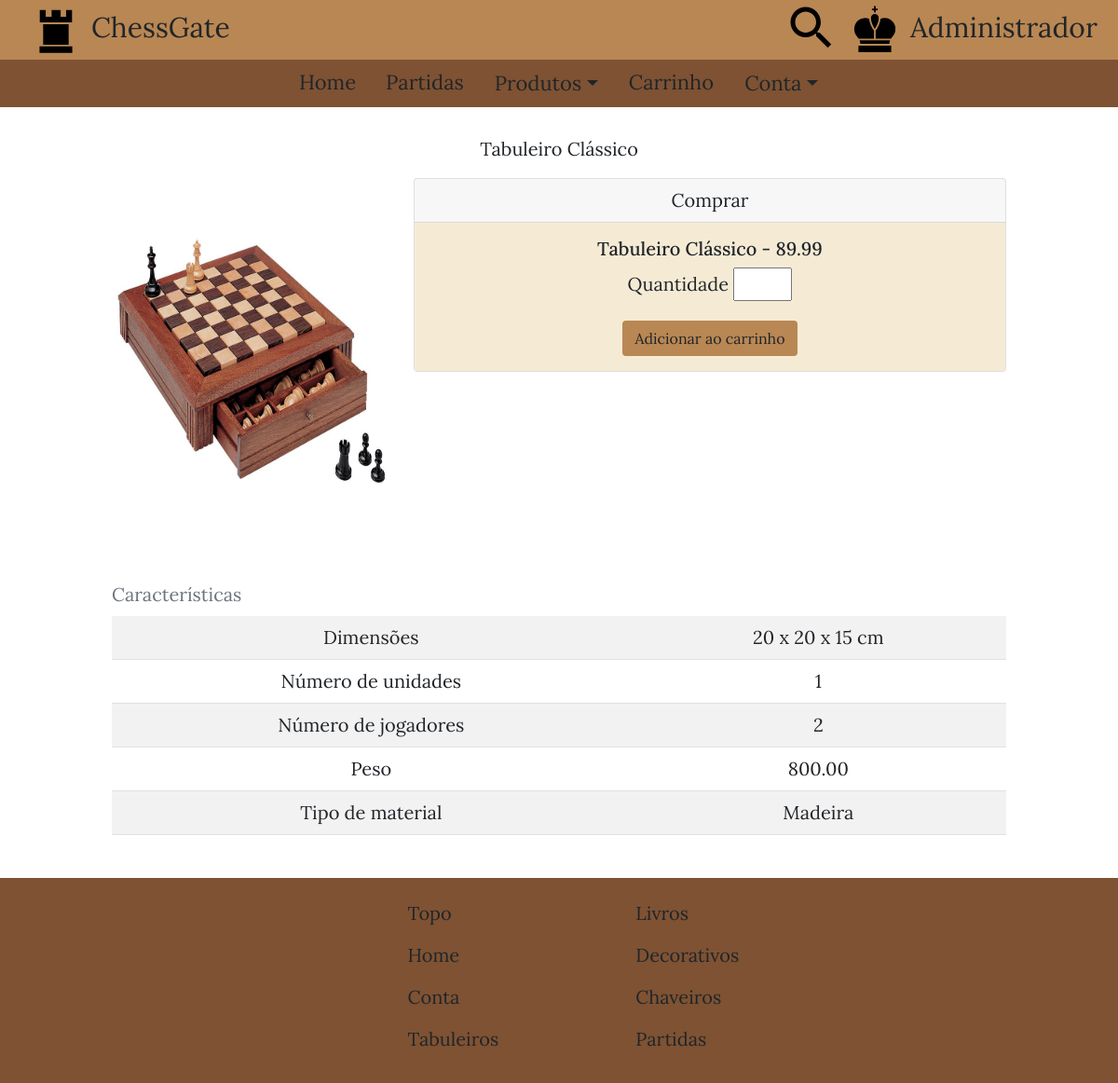
/src/templates/produtos/produto.php?cod_produto=111 (signed in), run on the app's committed database.
### tables this page shows
CREATE TABLE `tabuleiro` (
  `cod_unidade` int(11) NOT NULL,
  `cod_produto` int(11) NOT NULL,
  `dimensoes` varchar(20) NOT NULL,
  `num_jogadores` smallint(6) NOT NULL,
  `peso` decimal(5,2) NOT NULL,
  `num_unidades` smallint(6) NOT NULL,
  `material` varchar(15) NOT NULL,
  PRIMARY KEY (`cod_unidade`,`cod_produto`),
  KEY `cod_produto` (`cod_produto`),
  CONSTRAINT `tabuleiro_ibfk_1` FOREIGN KEY (`cod_produto`) REFERENCES `produto` (`cod_produto`) ON DELETE CASCADE
);

CREATE TABLE `produto` (
  `cod_produto` int(11) NOT NULL,
  `cod_categoria` int(11) NOT NULL,
  `titulo` varchar(20) NOT NULL,
  `preco` decimal(6,2) NOT NULL,
  `imagemURL` varchar(500) NOT NULL,
  PRIMARY KEY (`cod_produto`),
  KEY `cod_categoria` (`cod_categoria`),
  CONSTRAINT `produto_ibfk_1` FOREIGN KEY (`cod_categoria`) REFERENCES `categoria` (`cod_categoria`) ON DELETE CASCADE
);

### src/templates/produtos/produto.php (the view, shortened to what this page needs)
<?php
    $codigoProduto = $_GET["cod_produto"];
    if (isset ($_SESSION["logado"])) {
        $nome = $_SESSION["nome"];
        $logado = $_SESSION["logado"];
    }
    if ($codigoProduto >= 100 && $codigoProduto < 200)
        $categoria = "tabuleiro";
    $conexao = mysqli_connect ($servidor, $usuario, $senhaBanco, $banco);
    if (!$conexao)
        die ("Não foi possível se conectar com o banco: " . mysqli_connection_error ());
    else {
        if ($categoria=="tabuleiro") {
            $query = "SELECT p.titulo, p.preco, p.imagemURL, c.dimensoes,
            c.num_unidades, c.num_jogadores, c.peso, c.material
            FROM produto p INNER JOIN $categoria c ON p.cod_produto = c.cod_produto
            WHERE $codigoProduto=c.cod_produto;";
            $resultado = mysqli_query ($conexao, $query);
            if (mysqli_num_rows ($resultado) > 0) {
                while ($linha = mysqli_fetch_assoc($resultado)) {
                    $tituloProduto = $linha["titulo"];
                    $precoProduto = $linha["preco"];
                    $imagemURL = $linha["imagemURL"];
                    $dimensoesProduto = $linha["dimensoes"];
                    $numUnidadesProduto = $linha["num_unidades"];
                    $numJogadoresProduto = $linha["num_jogadores"];
                    $pesoProduto = $linha["peso"];
                    $materialProduto = $linha["material"];
                }
            }
            else {
                header ("location: ../home.php?cod=404");
                exit();
            }
        }
    }
?>
<!DOCTYPE html>
<html lang="pt-BR">
    <head>
        <link rel="stylesheet" href="../../styles/estrutura_produtos.css" />
        <link rel="stylesheet" href="../../styles/estilos.css" />
        <link href="https://cdn.jsdelivr.net/npm/bootstrap@5.0.0-beta3/dist/css/bootstrap.min.css" rel="stylesheet">
    </head>
    <body id="topo">
        <div class="container-fluid px-0">
            <header>
                <div id="cabecalho">
                    <div id="menu_superior_esquerda">
                        <a href="../home.php">
                            <img src="../../../assets/images/icons/logo_icone.svg" type="image/svg" alt="Logomarca" />
                            ChessGate
                        </a>
                    </div>
                    <div id="menu_superior_direita">
                        <span class="pesquisar_icon">
                            <img src="../../../assets/images/icons/busca_icone.svg" type="image/svg" alt="Ícone de pesquisa" />
                        </span>
                        <a href="../conta/entrar.php">
                            <img src="../../../assets/images/icons/usuario_icone.svg" type="image/svg" alt="Ícone do usuário" />
                            <?php
                                if ($logado) {
                                    echo $nome;
                                }
                                else
                                    echo "Entrar";
                            ?>
                        </a>
                    </div>
                </div>
                <div id="menu_navegacao">
                    <ul class="nav justify-content-center">
                        <li id="link_home" class="nav-item">
                            <a class="nav-link" href="../home.php">Home</a>
                        </li>
                        <li id="link_partidas" class="nav-item">
                            <a class="nav-link" href="../partidas.php">Partidas</a>
                        </li>
                        <li id="link_produtos" class="nav-item">
                            <div class="dropdown">
                                <a class="nav-link btn dropdown-toggle" href="#" role="button" id="dropdownProdutos" data-bs-toggle="dropdown" aria-expanded="false">Produtos</a>
                            </div>
                        </li>
                        <li id="link_carrinho" class="nav-item">
                            <a class="nav-link" href="../carrinho.php">Carrinho</a>
                        </li>
                        <li id="link_conta" class="nav-item">
                            <div class="dropdown">
                                <a class="nav-link btn dropdown-toggle" href="#" role="button" id="dropdownConta" data-bs-toggle="dropdown" aria-expanded="false">Conta</a>
                            </div>
                        </li>
                    </ul>
                </div>
            </header>
            <main>
                <div id="conteudo">
                    <p style="text-align: center;"><?php echo $tituloProduto?></p>
                    <div class="pri_col">
                        <img class="livro" src="<?php echo $imagemURL?>" type="image/jpg" alt="<?php echo $tituloProduto?>" />
                    </div>
                    <div class="seg_col">
                        <div class="card">
                            <div class="card-header">
                                Comprar
                            </div>
                            <div class="card-body" style="background-color: #f5ebd5;">
                                <h5 class="card-title"><?php echo "$tituloProduto - $precoProduto"?></h5>
                                <label class="form-label" for="qntdComprar">Quantidade</label>
                                <input name="quantidadeProduto" type="number" min="0" max="99" step="1" id="qntdComprar" /> <br />
                                <a id="addCarrinho" href="../carrinho.php?codigoProduto=<?php echo $codigoProduto;?>&quantidadeProduto=" class="btn mt-3" style="background-color: #b98753;">Adicionar ao carrinho</a>
                            </div>
                        </div>
                    </div>
                    <div class="ter_col">
                        <table class="table caption-top table-striped table-hover">
                            <caption>Características</caption>
                            <tbody>
                                <?php
                                    echo "<tr scope='row'>
                                        <td>Dimensões</td>
                                        <td>$dimensoesProduto</td>
                                        </tr>";
                                    echo "<tr scope='row'>
                                                <td>Número de unidades</td>
                                                <td>$numUnidadesProduto</td>
                                              </tr>";
                                    if ($categoria=="tabuleiro") {
                                        echo "<tr scope='row'>
                                                <td>Número de jogadores</td>
                                                <td>$numJogadoresProduto</td>
                                              </tr>";
                                        echo "<tr scope='row'>
                                              <td>Peso</td>
                                              <td>$pesoProduto</td>
                                            </tr>";
                                        echo "<tr scope='row'>
                                            <td>Tipo de material</td>
                                            <td>$materialProduto</td>
                                          </tr>";
                                    }
                                ?>
                            </tbody>
                        </table>
                    </div>
                </div>
            </main>
            <footer>
                <div id="rodape">
                    <div id="conteudo_rodape">
                        <div id="p_col">
                            <ul>
                                <li><a href="#topo">Topo</a></li>
                                <li><a href="../home.php">Home</a></li>
                                <?php
                                    if ($logado)
                                        echo "<li><a href='../conta/perfil.php'>Conta</a></li>";
                                    else
                                        echo "<li><a href='../conta/entrar.php'>Entrar</a></li>";
                                ?>
                                <li><a href="vitrine.php?categoria=100">Tabuleiros</a></li>
                            </ul>
                        </div>
                        <div id="s_col">
                            <ul>
                                <li><a href="vitrine.php?categoria=200">Livros</a></li>
                                <li><a href="vitrine.php?categoria=300">Decorativos</a></li>
                                <li><a href="vitrine.php?categoria=400">Chaveiros</a></li>
                                <li><a href="../partidas.php">Partidas</a></li>
                            </ul>
                        </div>
                    </div>
                </div>
            </footer>
        </div>
    </body>
</html>

### src/styles/estrutura_produtos.css (style rules this page uses)
.container-fluid #conteudo { width: 80%; position: relative; margin-left: 10%; margin-right: auto; margin-top: 5%; z-index: 750; font-size: 20px; display: inline-table; }
.container-fluid #conteudo img.livro { height: 300px; width: 200px; margin-bottom: 2.5%; }
.container-fluid #conteudo img { height: 200px; width: 200px; margin-bottom: 2.5%; }
@media only screen and (min-width: 992px) and (max-width: 1200px) { .container-fluid #conteudo { margin-top: 2.5%; } }
@media only screen and (min-width: 992px) and (max-width: 1200px) { .container-fluid #conteudo img.livro { float: left; display: inline-table; height: 300px; width: 200px; margin-bottom: 2.5%; margin-right: 2.5%; } }
@media only screen and (min-width: 992px) and (max-width: 1200px) { .container-fluid #conteudo img { float: left; display: inline-table; height: 200px; width: 200px; margin-bottom: 2.5%; margin-right: 2.5%; } }
@media only screen and (min-width: 1200px) { .container-fluid #conteudo img.livro { float: left; display: inline-table; height: 400px; width: 300px; margin-bottom: 2.5%; margin-right: 2.5%; } }
@media only screen and (min-width: 1200px) { .container-fluid #conteudo img { float: left; display: inline-table; height: 300px; width: 300px; margin-bottom: 2.5%; margin-right: 2.5%; } }

### src/styles/estilos.css (style rules this page uses)
body { margin: 0; width: 100%; }
.container-fluid { font-family: Lora; font-size: 22px; }
.container-fluid #cabecalho #menu_superior_esquerda a { color: #212529; text-decoration: none; }
.container-fluid #cabecalho #menu_superior_direita a { color: #212529; text-decoration: none; }
.container-fluid #cabecalho { background-color: #B98753; width: 100%; z-index: 1000; }
.container-fluid #menu_navegacao { background-color: #7E5233; width: 100%; z-index: 1000; }
.container-fluid #conteudo { width: 80%; position: relative; margin-left: 10%; margin-right: auto; text-align: center; margin-top: 7.5%; z-index: 750; display: inline-table; font-size: 20px; }
.container-fluid #cabecalho #menu_superior_esquerda { margin-left: 2.5%; width: 47.5%; display: inline-table; }
.container-fluid #cabecalho #menu_superior_direita { width: 47.5%; margin-right: auto; display: inline-table; text-align: right; }
.container-fluid #menu_navegacao a { color: #212529; font-size: 22px; }
.container-fluid #rodape { width: 100%; margin-top: 2.5%; background-color: #7E5233; bottom: 0; }
.container-fluid #rodape #conteudo_rodape { display: inline-table; width: 90%; margin-top: 1%; margin-left: 5%; margin-right: auto; }
.container-fluid #rodape #conteudo_rodape ul { list-style: none; float: left; margin-left: 10%; }
.container-fluid #rodape #conteudo_rodape #s_col { width: 33.3%; display: inline-table; }
.container-fluid #rodape #conteudo_rodape a { font-size: 20px; color: #212529; text-decoration: none; }
@media only screen and (min-width: 992px) and (max-width: 1200px) { .container-fluid #cabecalho img { width: 60px; height: 60px; margin-bottom: 0.75%; } }
@media only screen and (min-width: 992px) and (max-width: 1200px) { .container-fluid { font-size: 28px; } }
@media only screen and (min-width: 992px) and (max-width: 1200px) { .container-fluid #conteudo { margin-top: 2.5%; } }
@media only screen and (min-width: 992px) and (max-width: 1200px) { .container-fluid #rodape #conteudo_rodape ul { margin-left: 30%; } }
@media only screen and (min-width: 1200px) { .container-fluid #cabecalho img { width: 60px; height: 60px; margin-bottom: 0.75%; } }
@media only screen and (min-width: 1200px) { .container-fluid { font-size: 30px; } }
@media only screen and (min-width: 1200px) { .container-fluid #conteudo { margin-top: 2.5%; } }
@media only screen and (min-width: 1200px) { .container-fluid #rodape #conteudo_rodape ul { margin-left: 32%; } }

### data on the page
tabuleiro: cod_produto.titulo "Tabuleiro Clássico", cod_produto.imagemURL (picture), cod_produto.preco "89.99", dimensoes "20 x 20 x 15 cm", num_unidades "1", num_jogadores "2", peso "800.00", material "Madeira"

### other printed values
$nome "Administrador"
